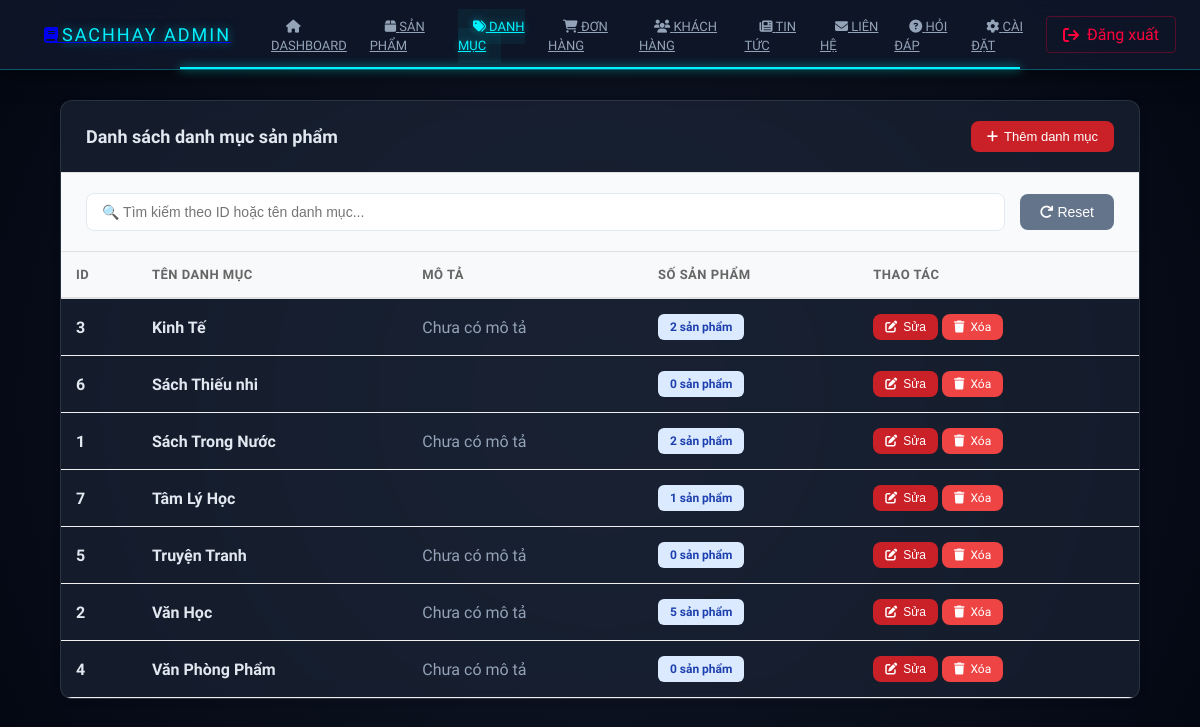
Page /admin/categories (signed in) on the committed database.
### tables this page shows
CREATE TABLE `category` (
  `category_id` int(11) NOT NULL,
  `category_name` varchar(100) NOT NULL,
  `description` text DEFAULT NULL
);

### app/controllers/AdminController.php (called while the page is built, shortened)
<?php
class AdminController extends Controller {
    private $adminModel;
    public function __construct() {
        $this->adminModel = $this->model('Admin');
    }
    public function categories() {
        $data = [
            'title' => 'Quản lý Danh mục',
            'page' => 'categories',
            'categories' => $this->adminModel->getAllCategories(),
            'contentFile' => APP_ROOT . '/views/admin/categories/index.php'
        ];
        $this->view('admin/admin', $data);
    }
}

### app/core/App.php (called while the page is built, shortened)
<?php
class App {
    protected $method = "index";
    public function __construct() {
        $url = $this->parseURL();
        if(isset($url[0]) && !empty($url[0])) {
            $controllerFile = APP_ROOT . '/controllers/' . ucfirst($url[0]) . 'Controller.php';
            if(file_exists($controllerFile)) {
                unset($url[0]);
            } else {
                $this->redirectToLanding();
                return;
            }
        }
        $this->controller = new $this->controller;
        if(isset($url[1]) && !empty($url[1])) {
            if(method_exists($this->controller, $url[1])) {
                $this->method = $url[1];
                unset($url[1]);
            } else {
                $this->redirectToLanding();
                return;
            }
        }
        $this->params = $url ? array_values($url) : [];
        call_user_func_array([$this->controller, $this->method], $this->params);
    }
    private function parseURL() {
        if(isset($_GET["url"])) {
            return explode('/', filter_var(rtrim($_GET['url'], '/'), FILTER_SANITIZE_URL));
        }
        return [];
    }
}

### public/index.php (called while the page is built, shortened)
<?php
$app = new App();

### app/core/DB.php (called while the page is built, shortened)
<?php
class DB
{
    public $con;
    public function __construct()
    {
        $this->host = DB_HOST;
        $this->username = DB_USER;
        $this->password = DB_PASS;
        $this->dbname = DB_NAME;
        $this->port = DB_PORT;
        try {
            $this->con = new PDO(
                "mysql:host={$this->host};port={$this->port};dbname={$this->dbname};charset=utf8mb4",
                $this->username,
                $this->password,
                [
                    PDO::ATTR_ERRMODE => PDO::ERRMODE_EXCEPTION,
                    PDO::ATTR_DEFAULT_FETCH_MODE => PDO::FETCH_ASSOC,
                    PDO::ATTR_EMULATE_PREPARES => false
                ]
            );
        } catch (PDOException $e) {
            die("Connection failed: " . $e->getMessage());
        }
    }
    public function query($sql, $params = [])
    {
        $stmt = $this->con->prepare($sql);
        $stmt->execute($params);
        return $stmt;
    }
    public function all($sql, $params = [])
    {
        $stmt = $this->query($sql, $params);
        return $stmt->fetchAll();
    }
}

### app/models/Admin.php (called while the page is built, shortened)
<?php
class Admin extends DB {
    public function getAllCategories() {
        try {
            $sql = "SELECT
                        c.category_id,
                        c.category_name,
                        c.description,
                        COUNT(DISTINCT cp.product_id) as total_products
                    FROM category c
                    LEFT JOIN category_product cp ON c.category_id = cp.category_id
                    GROUP BY c.category_id
                    ORDER BY c.category_name ASC";
            return $this->all($sql);
        } catch (Exception $e) {
            $sql = "SELECT
                        category_id,
                        category_name,
                        description,
                        0 as total_products
                    FROM category
                    ORDER BY category_name ASC";
            return $this->all($sql);
        }
    }
}

### app/views/admin/categories/index.php (the view, shortened to what this page needs)
<div class="admin-card">
    <div class="card-header-actions">
        <h2 class="card-title">Danh sách danh mục sản phẩm</h2>
        <button onclick="openCreateModal()" class="btn btn-primary">
            <i class="fas fa-plus"></i> Thêm danh mục
        </button>
    </div>
    <div style="padding: 20px 25px; border-bottom: 1px solid #e0e0e0; background: #f9fafb;">
        <div style="display: flex; gap: 15px; align-items: center; flex-wrap: wrap;">
            <div style="flex: 1; min-width: 250px;">
                <input type="text"
                       id="searchCategory"
                       placeholder="🔍 Tìm kiếm theo ID hoặc tên danh mục..."
                       style="width: 100%; padding: 10px 15px; border: 1px solid #e2e8f0; border-radius: 8px; font-size: 14px;">
            </div>
            <button onclick="resetCategoryFilters()"
                    style="padding: 10px 20px; background: #64748b; color: white; border: none; border-radius: 8px; cursor: pointer; font-size: 14px;">
                <i class="fas fa-redo"></i> Reset
            </button>
        </div>
    </div>
    <div class="table-container">
        <table>
            <thead>
                <tr>
                    <th>ID</th>
                    <th>Tên danh mục</th>
                    <th>Mô tả</th>
                    <th>Số sản phẩm</th>
                    <th>Thao tác</th>
                </tr>
            </thead>
            <tbody>
                <?php if (!empty($categories)): ?>
                    <?php foreach($categories as $cat): ?>
                    <tr>
                        <td class="fw-bold"><?= $cat['category_id'] ?></td>
                        <td class="fw-bold"><?= htmlspecialchars($cat['category_name']) ?></td>
                        <td class="text-muted"><?= htmlspecialchars($cat['description'] ?? 'Chưa có mô tả') ?></td>
                        <td>
                            <span class="badge primary"><?= $cat['total_products'] ?? 0 ?> sản phẩm</span>
                        </td>
                        <td>
                            <button onclick='openEditModal(<?= json_encode($cat) ?>)' class="btn btn-primary btn-sm">
                                <i class="fas fa-edit"></i> Sửa
                            </button>
                            <a href="<?= BASE_URL ?>admin/deleteCategory?id=<?= $cat['category_id'] ?>"
                               class="btn btn-danger btn-sm"
                               onclick="return confirm('Bạn có chắc muốn xóa danh mục này? Các sản phẩm thuộc danh mục sẽ bị ảnh hưởng!')">
                                <i class="fas fa-trash"></i> Xóa
                            </a>
                        </td>
                    </tr>
                    <?php endforeach; ?>
                <?php endif; ?>
            </tbody>
        </table>
    </div>
</div>

### app/views/admin/admin.php (style rules this page uses)
* { margin: 0; padding: 0; box-sizing: border-box; }
:root { --neon-cyan: #00f2ff; --neon-purple: #7000ff; --neon-red: #ff003c; --space-bg: #030712; --glass-bg: rgba(15, 23, 42, 0.9); --transition: all 0.3s ease; }
body { font-family: 'Plus Jakarta Sans', sans-serif; background-color: var(--space-bg); background-image: radial-gradient(circle at 50% 50%, #111827 0%, #030712 100%); color: #e2e8f0; display: flex; flex-direction: column; min-height: 100vh; }
.card, .admin-card { background: rgba(30, 41, 59, 0.6) !important; backdrop-filter: blur(10px); border: 1px solid rgba(255, 255, 255, 0.1) !important; border-radius: 12px !important; box-shadow: 0 10px 30px rgba(0,0,0,0.4); }

### app/views/admin/categories/index.php (style rules this page uses)
.admin-card { background: white; border-radius: 12px; box-shadow: 0 2px 8px rgba(0,0,0,0.08); overflow: hidden; margin-bottom: 30px; }
.card-header-actions { display: flex; justify-content: space-between; align-items: center; padding: 20px 25px; border-bottom: 1px solid #e0e0e0; }
.card-title { font-size: 18px; font-weight: 600; margin: 0; }
.table-container { overflow-x: auto; }
table { width: 100%; border-collapse: collapse; }
thead { background: #f8f9fa; }
th { padding: 15px; text-align: left; font-weight: 600; font-size: 13px; color: #666; text-transform: uppercase; letter-spacing: 0.5px; border-bottom: 2px solid #e0e0e0; }
td { padding: 15px; border-bottom: 1px solid #f0f0f0; vertical-align: middle; }
.badge { padding: 6px 12px; border-radius: 6px; font-size: 12px; font-weight: 600; display: inline-block; }
.badge.primary { background: #dbeafe; color: #1e40af; }
.btn { padding: 8px 16px; border-radius: 8px; border: none; font-weight: 500; cursor: pointer; transition: all 0.3s; text-decoration: none; display: inline-flex; align-items: center; gap: 6px; font-size: 13px; }
.btn-primary { background: #c92127; color: white; }
.btn-sm { padding: 6px 12px; font-size: 12px; }
.btn-danger { background: #ef4444; color: white; }
.fw-bold { font-weight: 600; }
.text-muted { color: #94a3b8; }

### rows in the picture
category: category_id "3", category_name "Kinh Tế", description "Chưa có mô tả", total_products "2"
category: category_id "6", category_name "Sách Thiếu nhi", total_products "0"
category: category_id "1", category_name "Sách Trong Nước", description "Chưa có mô tả", total_products "2"
category: category_id "7", category_name "Tâm Lý Học", total_products "1"
category: category_id "5", category_name "Truyện Tranh", description "Chưa có mô tả", total_products "0"
category: category_id "2", category_name "Văn Học", description "Chưa có mô tả", total_products "5"
category: category_id "4", category_name "Văn Phòng Phẩm", description "Chưa có mô tả", total_products "0"
